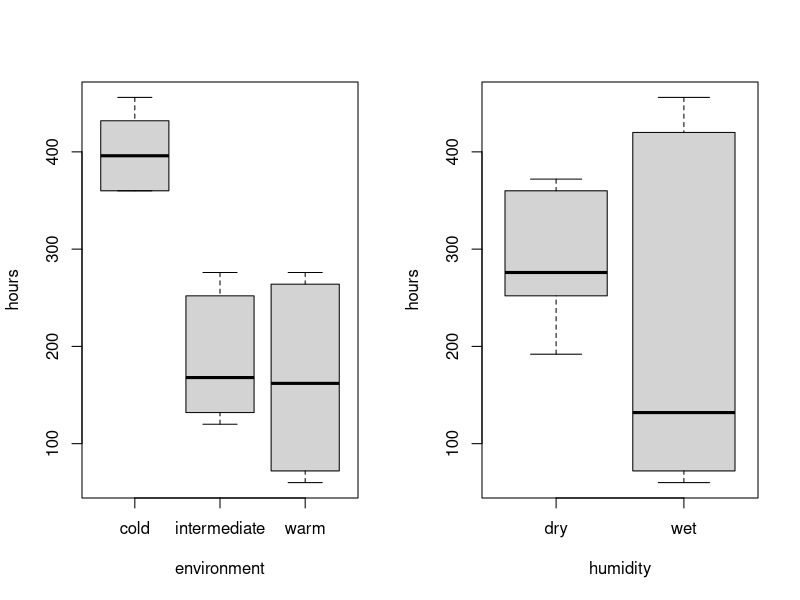
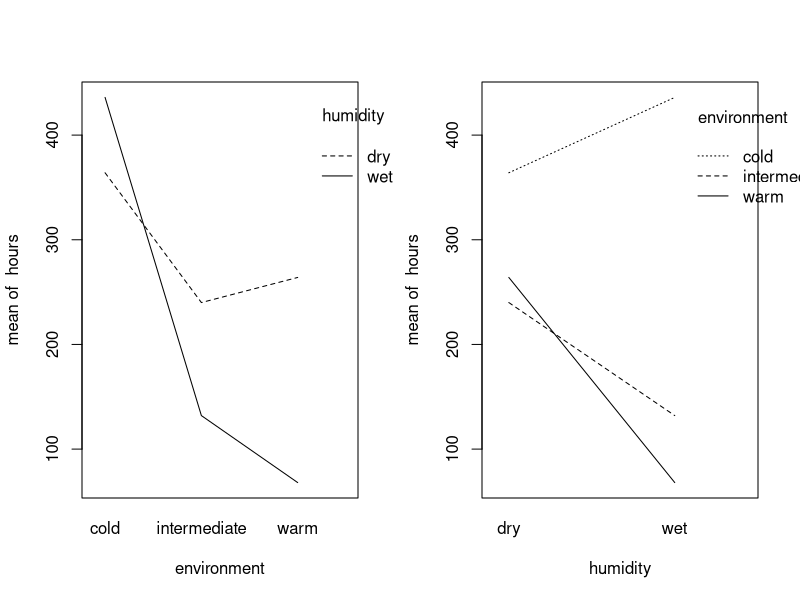
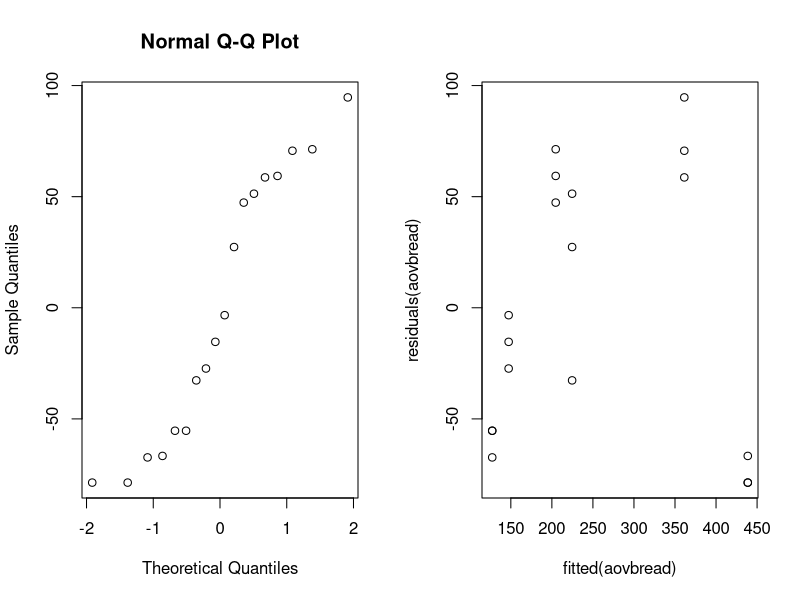
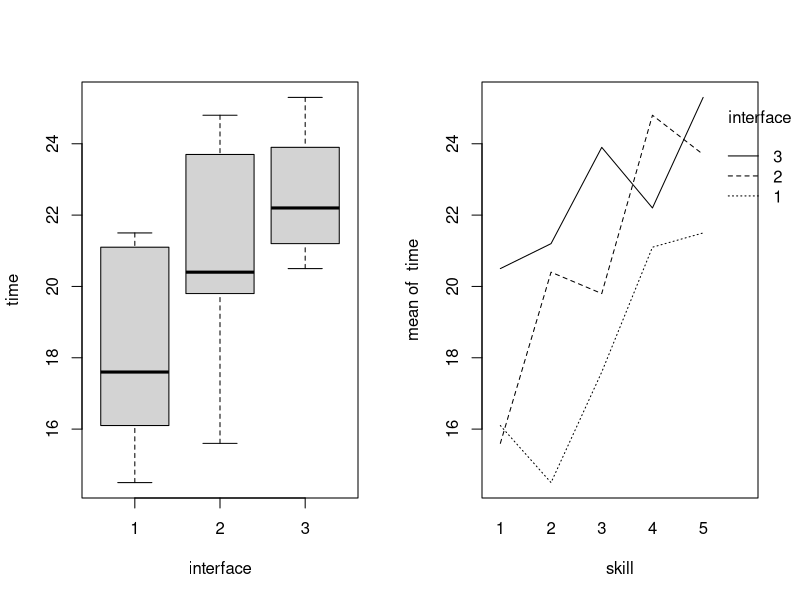

These charts were generated, in order, by the following R code:
## ---- chunk 1
library(tidyverse)
library(rstudioapi)

knitr::opts_chunk$set(echo = TRUE)
setwd(dirname(getActiveDocumentContext()$path))
# round numbers to 3 digits
options(digits = 3)
## ---- chunk 2
data_bread <- read.table(file="data/bread.txt",header=TRUE)
humid <- c("dry","wet")
temp <- c("cold", "intermediate","warm")

combination <- data.frame(cbind(c(humid,humid,humid),c(temp,temp)))

## ---- chunk 3
data_bread

attach(data_bread)
par(mfrow=c(1,2))
boxplot(hours~environment)
boxplot(hours~humidity)

par(mfrow=c(1,2))
interaction.plot(environment,humidity,hours)
interaction.plot(humidity,environment,hours)
## ---- chunk 4
aovbread = lm(hours~environment+humidity)
anova(aovbread)
summary(aovbread)
## ---- chunk 5

## ---- chunk 6
par(mfrow=c(1,2))
qqnorm(residuals(aovbread))
plot(fitted(aovbread),residuals(aovbread))
## ---- chunk 7
data_search <- read.table(file="data/search.txt",header=TRUE)

interface <- factor(rep(c("1","2","3"),each = 5))
skill <- factor(rep(c("1","2","3","4","5"),times = 3))
students <- c(1:15)
block <- data.frame(students,skill,interface)

block

## ---- chunk 8
attach(data_search)

aovsearch = lm(time~interface+skill)
anova(aovsearch)

boxplot(time~interface) # Interface 3 has the longest search time

interaction.plot(skill,interface,time) # Skill 2 and interface 1 is the fastest

summary(aovsearch) # Estimate interface 3 = 4.46, skill 3 = 3.03, so 3-3 gives:

(4.46+3.03)/2 # 3.75 seconds ????

## ---- chunk 9
